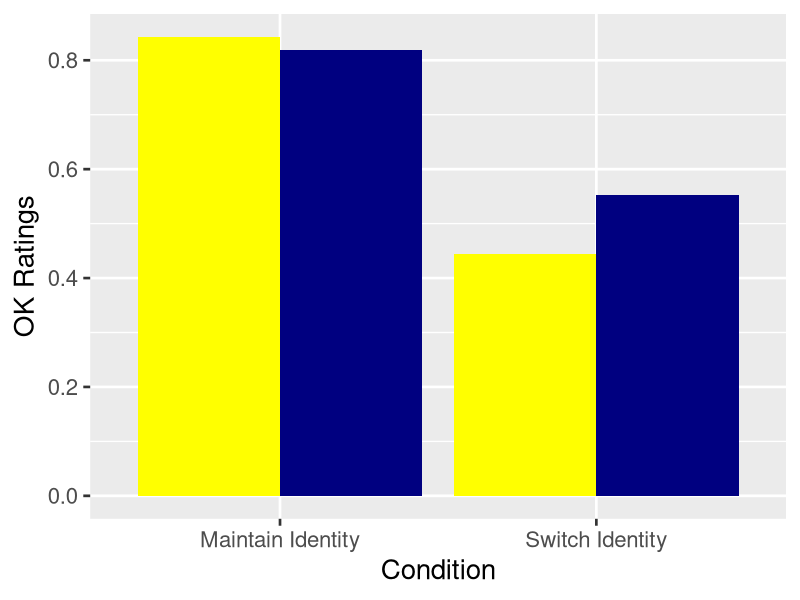
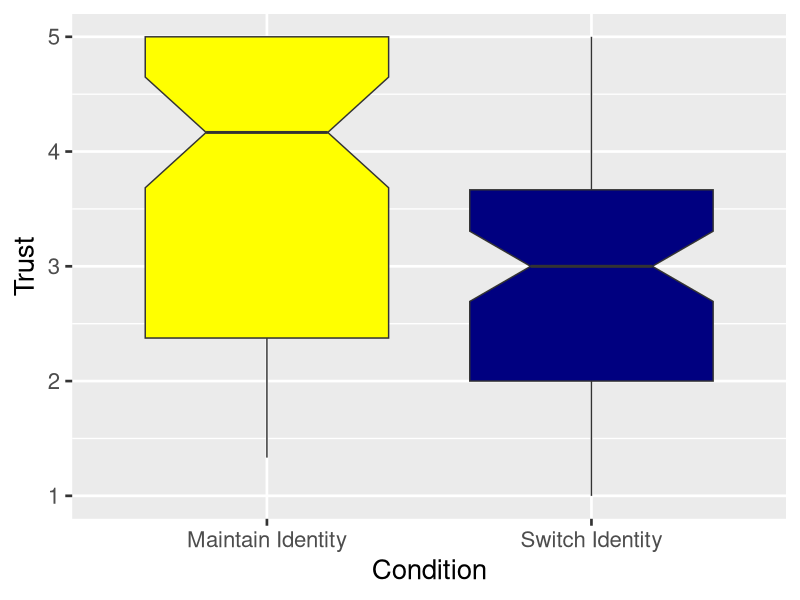

The R source for these figures, in order:
## ---- chunk 1
knitr::opts_chunk$set(echo = TRUE)

#load packages
library(ggplot2)
library(reshape2)
library(afex)
library(lme4)
library(lmerTest)
library(tidyverse)
## ---- chunk 2

#Load raw data
rawData<-read.csv("PBC2 07192023.csv")

#Copy raw data
data<-rawData

## ---- chunk 3

#AGE DESCRIPTIVES

summary(data$age_years, na.rm=TRUE)

mean(data$age_years, na.rm=TRUE)  #in years
sd (data$age_years, na.rm=TRUE)

min(data$age_years, na.rm=TRUE) #in years

max(data$age_years, na.rm=TRUE)#in years

median(data$age_years,na.rm=TRUE ) #in years
## ---- chunk 4

data$Condition_2<-as.factor(data$Condition_2)
data$White<-as.factor(data$White)

#logistic regression with race interaction
whiteLog<-glm(OK~Condition_2*White, family="binomial",data=data)
summary(whiteLog)

#Generate Bar Graph
bar1<-ggplot(data=data,
             aes(x=Condition_2,
                 y=OK,
                 fill=White))+
   stat_summary(fun="mean",
               geom="bar",
               position="dodge")+
  scale_x_discrete(labels=c("Maintain Identity", "Switch Identity"))+ 
    labs(x="Condition",
       y="OK Ratings")+
    scale_fill_manual(values=c("yellow","navy"),
                    guide=F) +
  theme_grey(base_size=20)

#Output Bar Graph
bar1


## ---- chunk 5

#Run a t-test 
tTest<-t.test(Trust ~ Condition_2, var.equal = TRUE, data=data)
tTest

#Make a graph
box1<-ggplot(data=data,
                aes(x=Condition_2,
                    y=Trust,
                    fill=Condition_2))+
  labs(x="Condition",
       y="Trust")+
  scale_x_discrete(labels=c("Maintain Identity","Switch Identity"))+
  theme_grey(base_size=20)+
  guides(fill="none")+
  geom_boxplot(notch=TRUE)+
  scale_fill_manual(values=c("yellow","navy"))

box1
